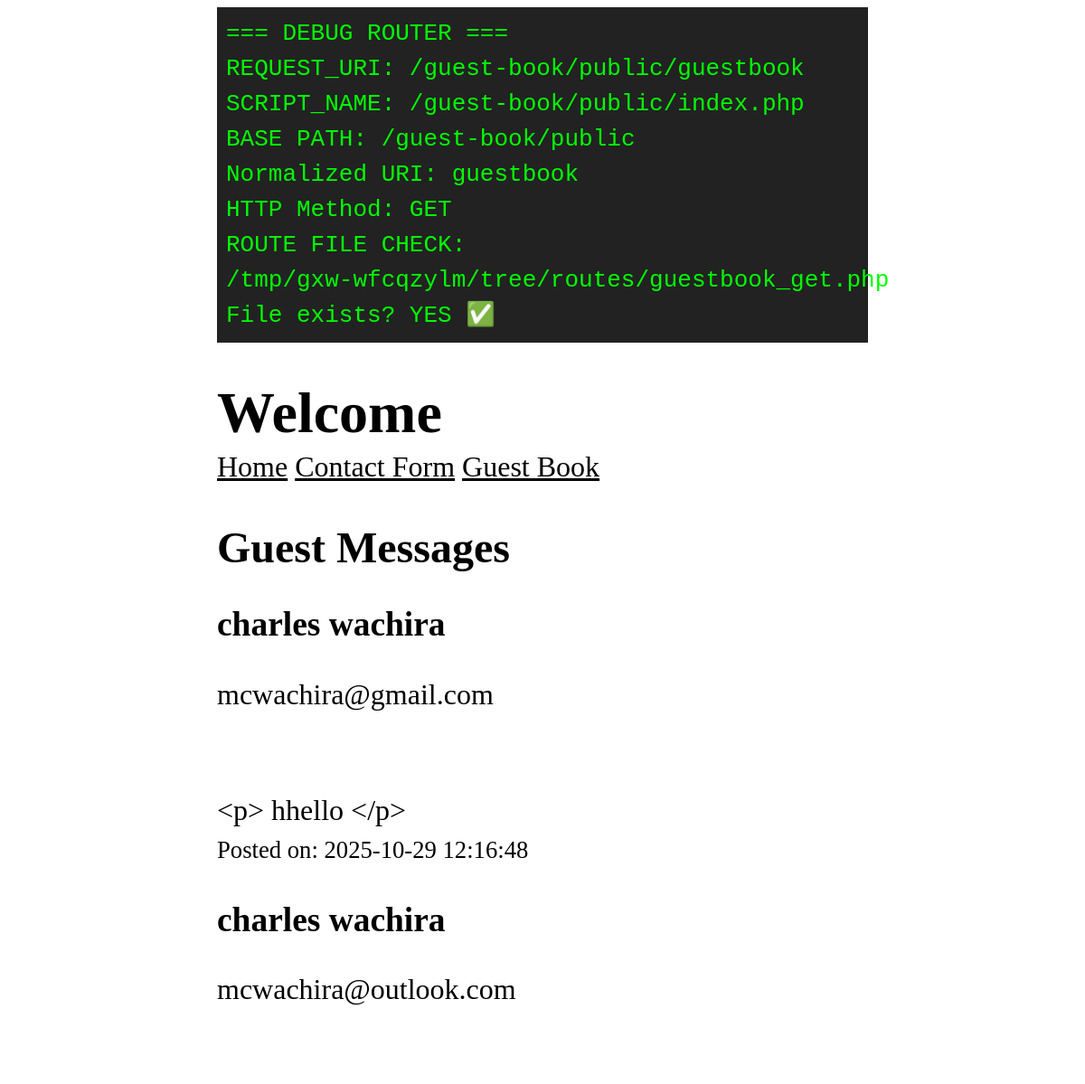
The page /public/guestbook (upper part) on the database as committed earlier.
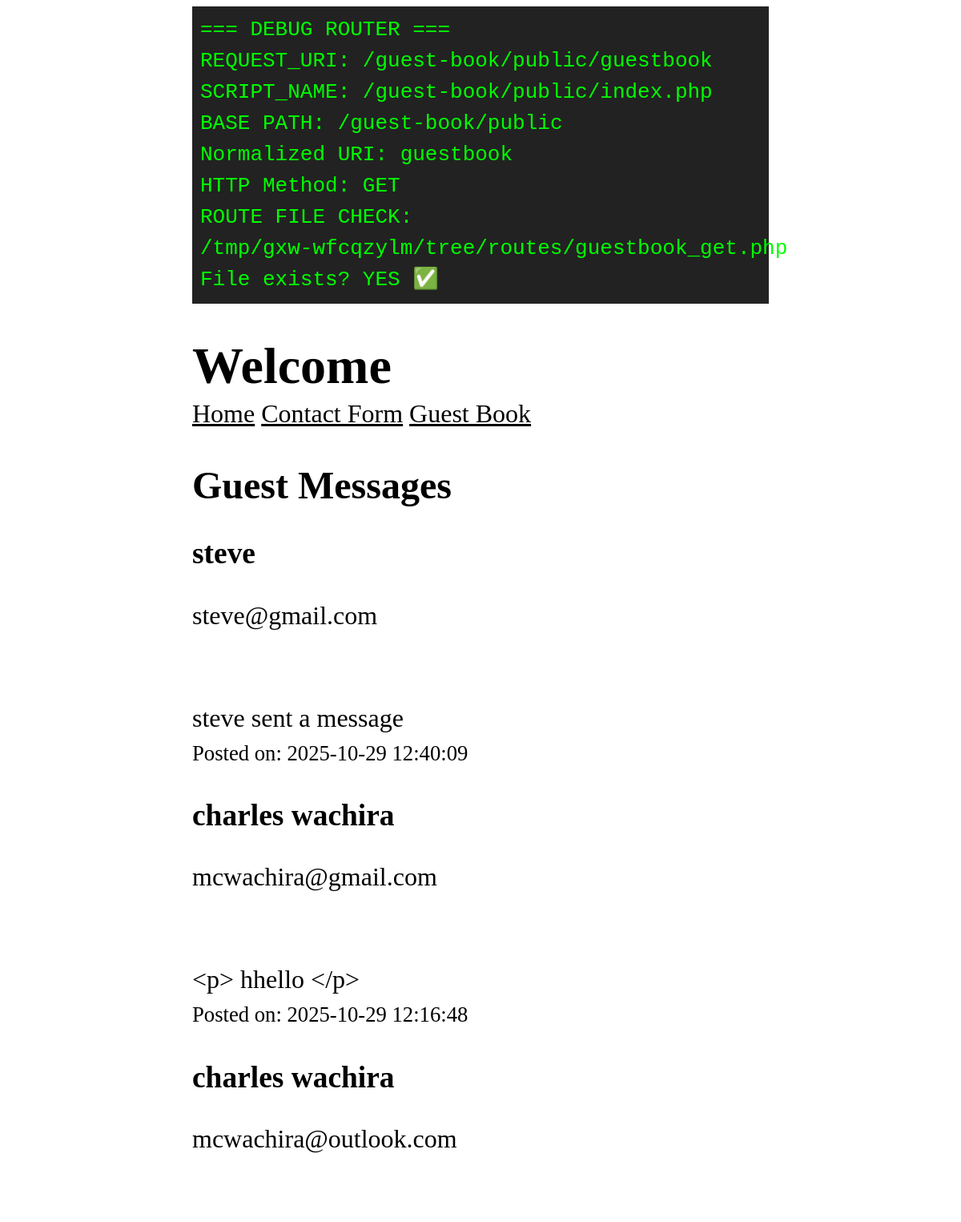
The same page on the database as committed later.
### tables this page shows
CREATE TABLE messages (
id INTEGER PRIMARY KEY AUTOINCREMENT,
    name TEXT NOT NULL,
    email TEXT NOT NULL,
    message TEXT NOT NULL,
    created_at TIMESTAMP DEFAULT CURRENT_TIMESTAMP

);

### public/index.php (called while the page is built, shortened)
<?php
dispatch($_SERVER['REQUEST_URI'], $_SERVER['REQUEST_METHOD']);

### includes/view.php (called while the page is built, shortened)
<?php
function renderView(string $template, array $data = []): void
{
    include TEMPLATES_DIR . '/' . 'header.php';
    include TEMPLATES_DIR . '/' . $template . '.php';
    include TEMPLATES_DIR . '/' . 'footer.php';
}

### routes/guestbook_get.php (called while the page is built)
<?php
$messages = getMessages(connectDb());
renderView('guestbook_get',
data:['messages'=>$messages]
);

### includes/db.php (called while the page is built, shortened)
<?php
function connectDb():PDO {
$pdo = new PDO('sqlite:' . DB_DIR .  '/db.sqlite');
$pdo-> setAttribute(PDO::ATTR_ERRMODE, PDO::ERRMODE_EXCEPTION);
return $pdo;
}
function getMessages(PDO $pdo):array {
    $sql = "SELECT * FROM messages ORDER BY created_at DESC";
$stmt = $pdo->query($sql);
return $stmt->fetchAll(PDO::FETCH_ASSOC);
}

### templates/guestbook_get.php (the view)
<?php
$messages = $data['messages'];
?>
<section>
    <h2>
        Guest Messages
    </h2>
    <?php if(empty($messages)) : ?>
    <p>
        No messages yet. be the first to leave a message
    </p>
    <?php else : ?>
    <?php foreach($messages as $message) : ?>
        <h3>
            <?=htmlspecialchars($message['name'])?>
        </h3>
            <p>
                <?=htmlspecialchars($message['email'])?>
            </p>
            <p>
                <?=nl2br(htmlspecialchars($message['message']))?>
            </p>
            <small>
               Posted on: <?=htmlspecialchars($message['created_at'])?>
            </small>
    <?php endforeach?>
    <?php endif;?>
</section>

### includes/router.php (shortened to what this page needs)
<?php
function normalizeUri(string $uri): string {
    $uri = parse_url($uri, PHP_URL_PATH);
    $uri = strtolower($uri);
    $basePath = dirname($_SERVER['SCRIPT_NAME']);
    if ($basePath !== '/' && str_starts_with($uri, $basePath)) {
        $uri = substr($uri, strlen($basePath));
    }
    $uri = trim($uri, '/');
    return $uri === '' ? INDEX_ROUTE : $uri;
}
function getFilePath(string $uri, string $method): string {
    return ROUTES_DIR . '/' . $uri . '_' . strtolower($method) . '.php';
}
function dispatch(string $uri, string $method) {
    $uri = normalizeUri($uri);
    $method = strtoupper($method);
    echo "<pre style='background:#222;color:#0f0;padding:10px'>";
    echo "=== DEBUG ROUTER ===\n";
    echo "REQUEST_URI: " . $_SERVER['REQUEST_URI'] . "\n";
    echo "SCRIPT_NAME: " . $_SERVER['SCRIPT_NAME'] . "\n";
    echo "BASE PATH: " . dirname($_SERVER['SCRIPT_NAME']) . "\n";
    echo "Normalized URI: " . $uri . "\n";
    echo "HTTP Method: " . $method . "\n";
    echo "ROUTE FILE CHECK:\n";
    echo getFilePath($uri, $method) . "\n";
    echo "File exists? " . (file_exists(getFilePath($uri, $method)) ? "YES ✅" : "NO ❌") . "\n";
    echo "</pre>";
    $filePath = getFilePath($uri, $method);
    if (file_exists($filePath)) {
        include $filePath;
        return;
    }
}

### templates/header.php (shortened to what this page needs)
<!DOCTYPE html>
<html lang="en">
<head>
</head>
<body>
<header>
    <h1>Welcome</h1>
</header>
<nav>
    <a href="/guest-book/public/">Home</a>
    <a href="/guest-book/public/contact">Contact Form</a>
    <a href="/guest-book/public/guestbook">Guest Book</a>
</nav>
<main>

### templates/footer.php (shortened to what this page needs)
</main>
</body>

### templates/header.php (style rules this page uses)
*, *::before, *::after { box-sizing: border-box; }
html { -moz-text-size-adjust: none; -webkit-text-size-adjust: none; text-size-adjust: none; }
body, h1, h2, h3, h4, p, figure, blockquote, dl, dd { margin-block-end: 0; }
body { min-height: 100vh; line-height: 1.5; max-width: 60%; margin-left: auto; margin-right: auto; font-size: 2em; }
h1, h2, h3, h4, button, input, label { line-height: 1.1; }
h1, h2, h3, h4 { text-wrap: balance; }
a:not([class]) { text-decoration-skip-ink: auto; color: currentColor; }

Rows that differ between the two databases and show on the page:
added messages: name "steve", email "steve@gmail.com", message "steve sent a message", created_at "2025-10-29 12:40:09"
